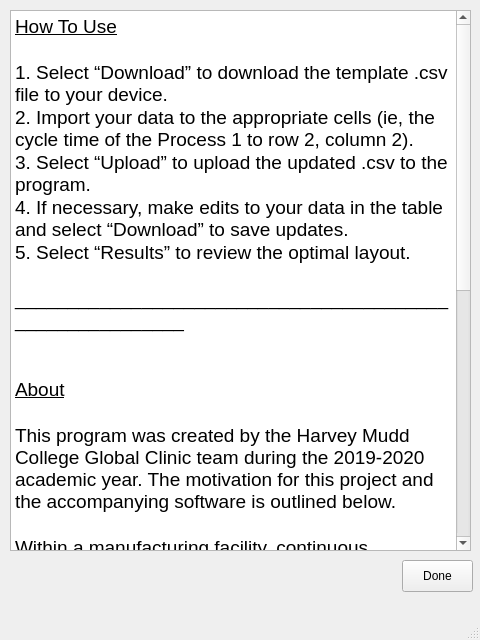
<?xml version="1.0" encoding="UTF-8"?>
<ui version="4.0">
 <class>MainWindow</class>
 <widget class="QMainWindow" name="MainWindow">
  <property name="geometry">
   <rect>
    <x>0</x>
    <y>0</y>
    <width>480</width>
    <height>640</height>
   </rect>
  </property>
  <property name="windowTitle">
   <string>MainWindow</string>
  </property>
  <widget class="QWidget" name="centralwidget">
   <widget class="QPushButton" name="pushButtonDone">
    <property name="geometry">
     <rect>
      <x>402</x>
      <y>560</y>
      <width>71</width>
      <height>32</height>
     </rect>
    </property>
    <property name="text">
     <string>Done</string>
    </property>
   </widget>
   <widget class="QTextBrowser" name="textBrowser">
    <property name="geometry">
     <rect>
      <x>10</x>
      <y>10</y>
      <width>461</width>
      <height>541</height>
     </rect>
    </property>
    <property name="styleSheet">
     <string notr="true">font: 14pt &quot;Helvetica&quot;;</string>
    </property>
    <property name="html">
     <string>&lt;!DOCTYPE HTML PUBLIC &quot;-//W3C//DTD HTML 4.0//EN&quot; &quot;http://www.w3.org/TR/REC-html40/strict.dtd&quot;&gt;
&lt;html&gt;&lt;head&gt;&lt;meta name=&quot;qrichtext&quot; content=&quot;1&quot; /&gt;&lt;style type=&quot;text/css&quot;&gt;
p, li { white-space: pre-wrap; }
&lt;/style&gt;&lt;/head&gt;&lt;body style=&quot; font-family:'Helvetica'; font-size:14pt; font-weight:400; font-style:normal;&quot;&gt;
&lt;p style=&quot; margin-top:0px; margin-bottom:0px; margin-left:0px; margin-right:0px; -qt-block-indent:0; text-indent:0px;&quot;&gt;&lt;a name=&quot;docs-internal-guid-2575220b-7fff-4287-2557-40c273b83d74&quot;&gt;&lt;/a&gt;&lt;span style=&quot; text-decoration: underline; color:#000000; background-color:transparent;&quot;&gt;H&lt;/span&gt;&lt;span style=&quot; text-decoration: underline; color:#000000; background-color:transparent;&quot;&gt;ow To Use&lt;/span&gt;&lt;/p&gt;
&lt;p style=&quot;-qt-paragraph-type:empty; margin-top:0px; margin-bottom:0px; margin-left:0px; margin-right:0px; -qt-block-indent:0; text-indent:0px; text-decoration: underline; color:#000000;&quot;&gt;&lt;br /&gt;&lt;/p&gt;
&lt;p style=&quot; margin-top:0px; margin-bottom:0px; margin-left:0px; margin-right:0px; -qt-block-indent:0; text-indent:0px;&quot;&gt;&lt;a name=&quot;docs-internal-guid-19474c79-7fff-71cc-b538-8d911e409bbf&quot;&gt;&lt;/a&gt;&lt;span style=&quot; color:#000000; background-color:transparent;&quot;&gt;1&lt;/span&gt;&lt;span style=&quot; color:#000000; background-color:transparent;&quot;&gt;. Select “Download” to download the template .csv file to your device.&lt;/span&gt;&lt;/p&gt;
&lt;p style=&quot; margin-top:0px; margin-bottom:0px; margin-left:0px; margin-right:0px; -qt-block-indent:0; text-indent:0px;&quot;&gt;&lt;span style=&quot; color:#000000; background-color:transparent;&quot;&gt;2. &lt;/span&gt;&lt;a name=&quot;docs-internal-guid-5ca41c6e-7fff-b358-a499-ee987e804574&quot;&gt;&lt;/a&gt;&lt;span style=&quot; color:#000000; background-color:transparent;&quot;&gt;I&lt;/span&gt;&lt;span style=&quot; color:#000000; background-color:transparent;&quot;&gt;mport your data to the appropriate cells (ie, the cycle time of the Process 1 to row 2, column 2).&lt;/span&gt;&lt;/p&gt;
&lt;p style=&quot; margin-top:0px; margin-bottom:0px; margin-left:0px; margin-right:0px; -qt-block-indent:0; text-indent:0px;&quot;&gt;&lt;span style=&quot; color:#000000; background-color:transparent;&quot;&gt;3. &lt;/span&gt;&lt;a name=&quot;docs-internal-guid-a22eb044-7fff-dd43-89b7-e1263a7f52ba&quot;&gt;&lt;/a&gt;&lt;span style=&quot; color:#000000; background-color:transparent;&quot;&gt;S&lt;/span&gt;&lt;span style=&quot; font-family:'Arial'; color:#000000; background-color:transparent;&quot;&gt;elect “Upload” to upload the updated .csv to the program.&lt;/span&gt;&lt;/p&gt;
&lt;p style=&quot; margin-top:0px; margin-bottom:0px; margin-left:0px; margin-right:0px; -qt-block-indent:0; text-indent:0px;&quot;&gt;&lt;span style=&quot; font-family:'Arial'; color:#000000; background-color:transparent;&quot;&gt;4. &lt;/span&gt;&lt;a name=&quot;docs-internal-guid-f542fd04-7fff-fa75-50b5-0bfb89917490&quot;&gt;&lt;/a&gt;&lt;span style=&quot; font-family:'Arial'; color:#000000; background-color:transparent;&quot;&gt;I&lt;/span&gt;&lt;span style=&quot; font-family:'Arial'; color:#000000; background-color:transparent;&quot;&gt;f necessary, make edits to your data in the table and select “Download” to save updates.&lt;/span&gt;&lt;/p&gt;
&lt;p style=&quot; margin-top:0px; margin-bottom:0px; margin-left:0px; margin-right:0px; -qt-block-indent:0; text-indent:0px;&quot;&gt;&lt;span style=&quot; font-family:'Arial'; color:#000000; background-color:transparent;&quot;&gt;5. &lt;/span&gt;&lt;a name=&quot;docs-internal-guid-38d91a71-7fff-4e37-288b-d14484009e3c&quot;&gt;&lt;/a&gt;&lt;span style=&quot; font-family:'Arial'; color:#000000; background-color:transparent;&quot;&gt;S&lt;/span&gt;&lt;span style=&quot; font-family:'Arial'; color:#000000; background-color:transparent;&quot;&gt;elect “Results” to review the optimal layout.&lt;/span&gt;&lt;/p&gt;
&lt;p style=&quot;-qt-paragraph-type:empty; margin-top:0px; margin-bottom:0px; margin-left:0px; margin-right:0px; -qt-block-indent:0; text-indent:0px; font-family:'Arial'; color:#000000;&quot;&gt;&lt;br /&gt;&lt;/p&gt;
&lt;p style=&quot; margin-top:0px; margin-bottom:0px; margin-left:0px; margin-right:0px; -qt-block-indent:0; text-indent:0px;&quot;&gt;&lt;span style=&quot; font-family:'Arial'; color:#000000; background-color:transparent;&quot;&gt;_________________________________________________________&lt;/span&gt;&lt;/p&gt;
&lt;p style=&quot;-qt-paragraph-type:empty; margin-top:0px; margin-bottom:0px; margin-left:0px; margin-right:0px; -qt-block-indent:0; text-indent:0px; font-family:'Arial'; color:#000000;&quot;&gt;&lt;br /&gt;&lt;/p&gt;
&lt;p style=&quot;-qt-paragraph-type:empty; margin-top:0px; margin-bottom:0px; margin-left:0px; margin-right:0px; -qt-block-indent:0; text-indent:0px; font-family:'Arial'; color:#000000;&quot;&gt;&lt;br /&gt;&lt;/p&gt;
&lt;p style=&quot; margin-top:0px; margin-bottom:0px; margin-left:0px; margin-right:0px; -qt-block-indent:0; text-indent:0px;&quot;&gt;&lt;a name=&quot;docs-internal-guid-fbd5f8dc-7fff-7204-8372-8e8346e8e098&quot;&gt;&lt;/a&gt;&lt;span style=&quot; font-family:'Arial'; text-decoration: underline; color:#000000; background-color:transparent;&quot;&gt;A&lt;/span&gt;&lt;span style=&quot; font-family:'Arial'; text-decoration: underline; color:#000000; background-color:transparent;&quot;&gt;bout&lt;/span&gt;&lt;/p&gt;
&lt;p style=&quot;-qt-paragraph-type:empty; margin-top:0px; margin-bottom:0px; margin-left:0px; margin-right:0px; -qt-block-indent:0; text-indent:0px; font-family:'Arial'; text-decoration: underline; color:#000000;&quot;&gt;&lt;br /&gt;&lt;/p&gt;
&lt;p style=&quot; margin-top:0px; margin-bottom:0px; margin-left:0px; margin-right:0px; -qt-block-indent:0; text-indent:0px;&quot;&gt;&lt;a name=&quot;docs-internal-guid-916b04ab-7fff-cebd-e2f6-833938309269&quot;&gt;&lt;/a&gt;&lt;span style=&quot; font-family:'Arial'; color:#000000; background-color:transparent;&quot;&gt;T&lt;/span&gt;&lt;span style=&quot; font-family:'Arial'; color:#000000; background-color:transparent;&quot;&gt;his program was created by the Harvey Mudd College Global Clinic team during the 2019-2020 academic year. The motivation for this project and the accompanying software is outlined below.&lt;/span&gt;&lt;/p&gt;
&lt;p style=&quot;-qt-paragraph-type:empty; margin-top:0px; margin-bottom:0px; margin-left:0px; margin-right:0px; -qt-block-indent:0; text-indent:0px; font-family:'Arial'; color:#000000;&quot;&gt;&lt;br /&gt;&lt;/p&gt;
&lt;p style=&quot; margin-top:0px; margin-bottom:0px; margin-left:0px; margin-right:0px; -qt-block-indent:0; text-indent:0px;&quot;&gt;&lt;a name=&quot;docs-internal-guid-17dd7f03-7fff-ee2a-8f36-92af26c83006&quot;&gt;&lt;/a&gt;&lt;span style=&quot; font-family:'Arial'; color:#000000; background-color:transparent;&quot;&gt;W&lt;/span&gt;&lt;span style=&quot; font-family:'Arial'; color:#000000; background-color:transparent;&quot;&gt;ithin a manufacturing facility, continuous improvement projects help address the need for constant change and adaptation within a facility to the customer’s demands. These projects can result in a facility incorporating new equipment, new processes, or altering the distribution of operators. Depending on the size and industry a particular facility operates in, the initial cost of these changes can be large enough to dissuade the implementation of programs and efforts  long-term savings. Though industry-standard software exists to solve this type of problem, these solutions typically exist in facility-specific tools that are expensive and time-intensive to create. The HMC team set out to prototype a general optimization tool that would not be facility-specific, but instead be an open-source tool that any facility could use to quickly and inexpensively evaluate changes to their production line.&lt;/span&gt;&lt;/p&gt;
&lt;p style=&quot; margin-top:0px; margin-bottom:0px; margin-left:0px; margin-right:0px; -qt-block-indent:0; text-indent:0px;&quot;&gt;&lt;span style=&quot; font-family:'.Helvetica';&quot;&gt;&lt;br /&gt;&lt;/span&gt;&lt;/p&gt;
&lt;p style=&quot; margin-top:0px; margin-bottom:0px; margin-left:0px; margin-right:0px; -qt-block-indent:0; text-indent:0px;&quot;&gt;&lt;span style=&quot; font-family:'.Helvetica';&quot;&gt;&lt;br /&gt;&lt;/span&gt;&lt;/p&gt;&lt;/body&gt;&lt;/html&gt;</string>
    </property>
   </widget>
  </widget>
  <widget class="QMenuBar" name="menubar">
   <property name="geometry">
    <rect>
     <x>0</x>
     <y>0</y>
     <width>480</width>
     <height>22</height>
    </rect>
   </property>
  </widget>
  <widget class="QStatusBar" name="statusbar"/>
 </widget>
 <resources/>
 <connections/>
</ui>
